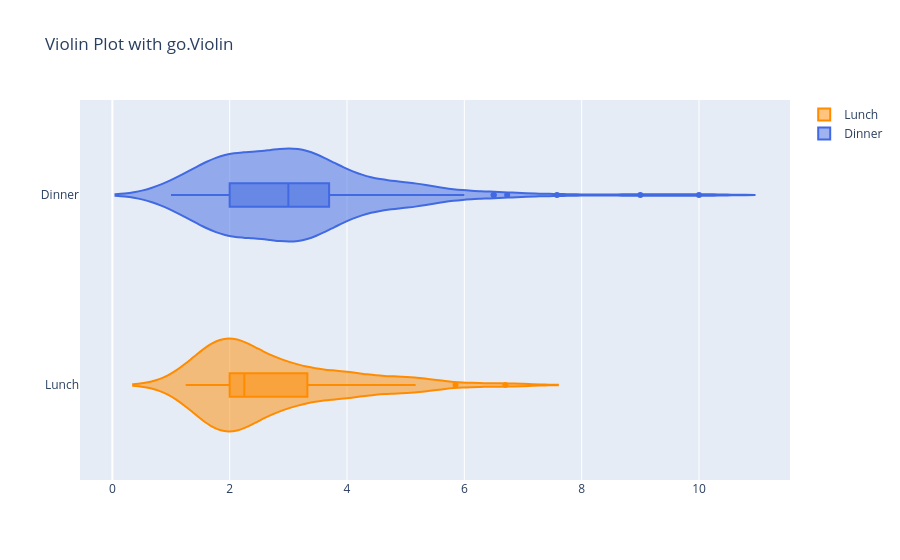

Notebook code cell kept with this figure:
### Code cell
# go.Violin
fig = go.Figure()

fig.add_trace(go.Violin(
    x=tips[tips['time'] == 'Lunch']['tip'],
    name='Lunch',
    box_visible=True,
    line_color='darkorange'
))

fig.add_trace(go.Violin(
    x=tips[tips['time'] == 'Dinner']['tip'],
    name='Dinner',
    box_visible=True,
    line_color='royalblue'
))

fig.update_layout(title='Violin Plot with go.Violin')
fig.show()

### Figure 1 — Plotly figure (JSON) as saved in the notebook; plotly's stock layout.template omitted (floating-point values rounded to 4 significant figures; data arrays with more than 128 entries replaced by an {"elided": "..."} marker saying what was removed)
{"data": [{"box": {"visible": true}, "line": {"color": "darkorange"}, "name": "Lunch", "type": "violin", "x": [4.0, 3.0, 2.71, 3.0, 3.4, 1.83, 5.0, 2.03, 5.17, 2.0, 4.0, 5.85, 3.0, 1.5, 1.8, 2.92, 2.31, 1.68, 2.5, 2.0, 2.52, 4.2, 1.48, 2.0, 2.0, 2.18, 1.5, 2.83, 1.5, 2.0, 3.25, 1.25, 2.0, 2.0, 2.0, 2.75, 3.5, 6.7, 5.0, 5.0, 2.3, 1.5, 1.36, 1.63, 1.73, 2.0, 4.19, 2.56, 2.02, 4.0, 1.44, 2.0, 5.0, 2.0, 2.0, 4.0, 2.01, 2.0, 2.5, 4.0, 3.23, 2.2, 3.48, 1.92, 3.0, 1.58, 2.5, 2.0]}, {"box": {"visible": true}, "line": {"color": "royalblue"}, "name": "Dinner", "type": "violin", "x": {"elided": "176 float values"}}], "layout": {"title": {"text": "Violin Plot with go.Violin"}}}
